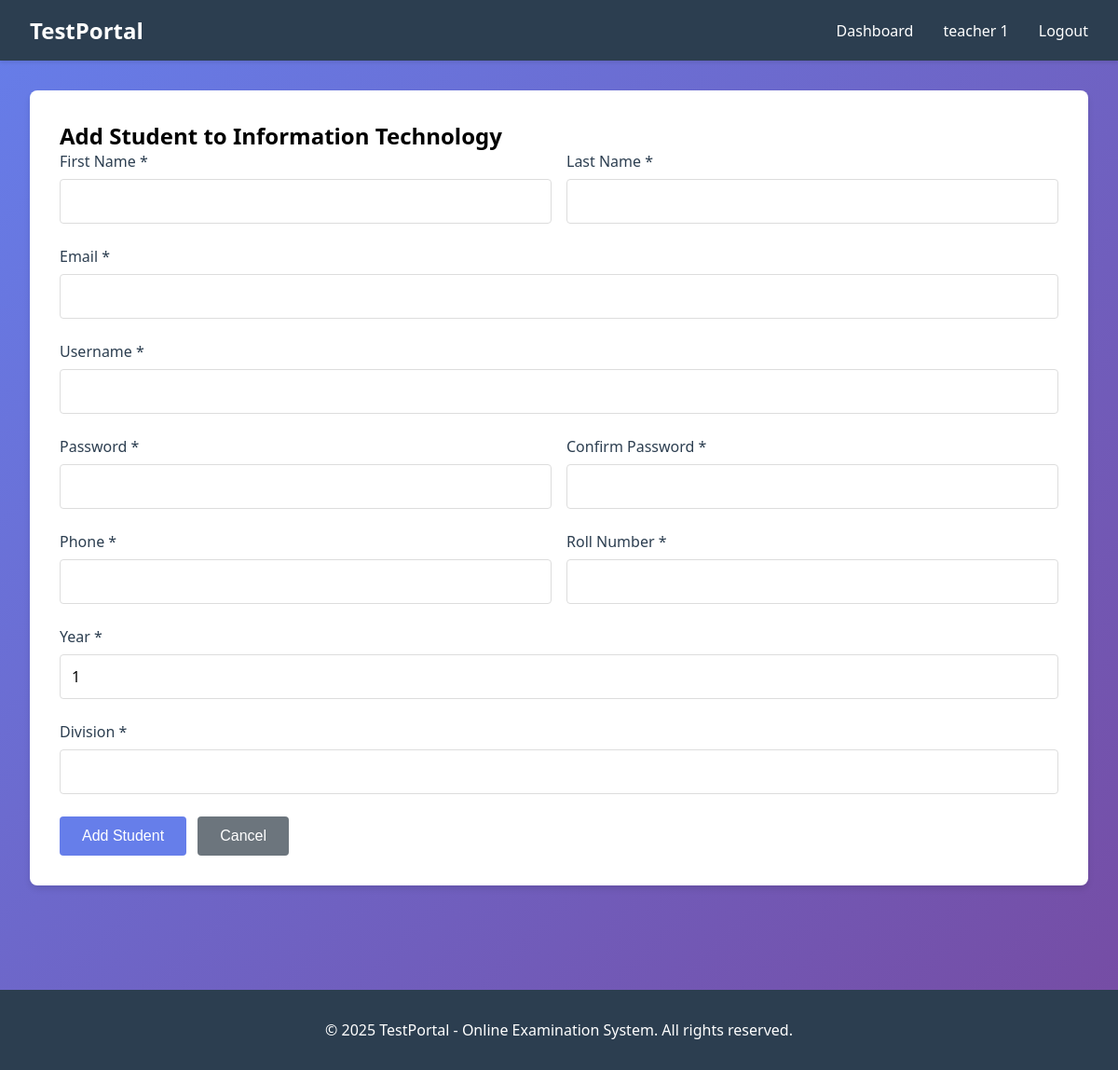
The app's page /accounts/add-student/ (signed in) with its own data.
### accounts/models.py (models this page shows, shortened)
class User(AbstractUser):
    ROLE_CHOICES = (
        ('ADMIN', 'Admin'),
        ('HOD', 'HOD'),
        ('TEACHER', 'Teacher'),
        ('STUDENT', 'Student'),
    )
    role = models.CharField(max_length=20, choices=ROLE_CHOICES)
    groups = models.ManyToManyField(
        'auth.Group',
        verbose_name='groups',
        blank=True,
        related_name='custom_user_groups'
    )
    user_permissions = models.ManyToManyField(
        'auth.Permission',
        verbose_name='user permissions',
        blank=True,
        related_name='custom_user_permissions'
    )

class TeacherProfile(models.Model):
    user = models.OneToOneField(User, on_delete=models.CASCADE)
    department = models.CharField(max_length=100)
    year = models.IntegerField()
    subject = models.CharField(max_length=100)
    phone = models.CharField(max_length=15)

### accounts/views.py (the view, shortened to what this page needs)
# urls.py: path('add-student/', views.add_student, name='add_student'),
@csrf_protect
@login_required(login_url='accounts:login')
def add_student(request):
    department = None
    is_hod = request.user.role == 'HOD'
    is_teacher = request.user.role == 'TEACHER'
    if is_hod:
        try:
            hod_profile = HODProfile.objects.get(user=request.user)
            department = hod_profile.department
        except HODProfile.DoesNotExist:
            messages.error(request, 'HOD profile not found')
            return redirect('accounts:dashboard')
    elif is_teacher:
        try:
            teacher_profile = TeacherProfile.objects.get(user=request.user)
            department = teacher_profile.department
        except TeacherProfile.DoesNotExist:
            messages.error(request, 'Teacher profile not found')
            return redirect('accounts:dashboard')
    context = {'department': department, 'is_hod': is_hod, 'is_teacher': is_teacher}
    return render(request, 'accounts/add_student.html', context)

### templates/accounts/add_student.html (shortened to what this page needs)
{% extends 'base.html' %}
{% block content %}
<div class="card">
    <h2>Add Student{% if is_hod %} to {{ department }}{% elif is_teacher %} to {{ department }}{% endif %}</h2>
    <form method="POST">
        <div style="display: grid; grid-template-columns: 1fr 1fr; gap: 1rem;">
            <div class="form-group">
                <label for="first_name">First Name *</label>
                <input type="text" id="first_name" name="first_name" required>
            </div>
            <div class="form-group">
                <label for="last_name">Last Name *</label>
                <input type="text" id="last_name" name="last_name" required>
            </div>
        </div>
        <div class="form-group">
            <label for="email">Email *</label>
            <input type="email" id="email" name="email" required>
        </div>
        <div class="form-group">
            <label for="username">Username *</label>
            <input type="text" id="username" name="username" required>
        </div>
        <div style="display: grid; grid-template-columns: 1fr 1fr; gap: 1rem;">
            <div class="form-group">
                <label for="password">Password *</label>
                <input type="password" id="password" name="password" required>
            </div>
            <div class="form-group">
                <label for="confirm_password">Confirm Password *</label>
                <input type="password" id="confirm_password" name="confirm_password" required>
            </div>
        </div>
        <div style="display: grid; grid-template-columns: 1fr 1fr; gap: 1rem;">
            <div class="form-group">
                <label for="phone">Phone *</label>
                <input type="text" id="phone" name="phone" required>
            </div>
            <div class="form-group">
                <label for="roll_number">Roll Number *</label>
                <input type="text" id="roll_number" name="roll_number" required>
            </div>
        </div>
        {% if not is_hod and not is_teacher %}
        <div style="display: grid; grid-template-columns: 1fr 1fr; gap: 1rem;">
            <div class="form-group">
                <label for="department">Department *</label>
                <input type="text" id="department" name="department" required>
            </div>
            <div class="form-group">
                <label for="year">Year *</label>
                <input type="number" id="year" name="year" value="1" min="1">
            </div>
        </div>
        {% else %}
        <div class="form-group">
            <label for="year">Year *</label>
            <input type="number" id="year" name="year" value="1" min="1">
        </div>
        {% endif %}
        <div class="form-group">
            <label for="division">Division *</label>
            <input type="text" id="division" name="division" required>
        </div>
        <button type="submit">Add Student</button>
        <a href="{% if is_hod %}{% url 'accounts:hod_dashboard' %}{% elif is_teacher %}{% url 'accounts:teacher_dashboard' %}{% else %}{% url 'accounts:list_student' %}{% endif %}" style="text-decoration: none; margin-left: 0.5rem;">
            <button type="button" class="btn-secondary">Cancel</button>
        </a>
    </form>
</div>
{% endblock %}

### templates/base.html (shortened to what this page needs)
<!DOCTYPE html>
<html lang="en">
<head>
</head>
<body>
    {% if user.is_authenticated %}
    <nav class="navbar">
        <div class="navbar-container">
            <h1>TestPortal</h1>
            <div class="navbar-links">
                <a href="{% url 'accounts:admin_dashboard' %}">Dashboard</a>
                <span>{{ user.get_full_name|default:user.username }}</span>
                <a href="{% url 'accounts:admin_logout' %}">Logout</a>
            </div>
        </div>
    </nav>
    {% endif %}
    <div class="container">
        {% block content %}{% endblock %}
    </div>
    <footer class="footer">
        <p>&copy; 2025 TestPortal - Online Examination System. All rights reserved.</p>
    </footer>
</body>
</html>

### records on screen
User: get_full_name "teacher 1"
TeacherProfile: department "Information Technology"
